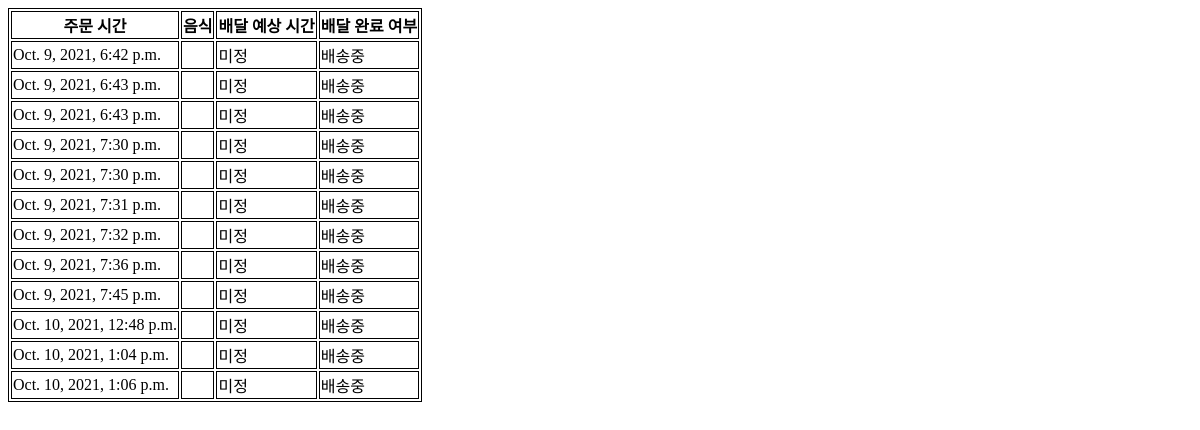
/order/order/, run on an earlier commit of the app's database.
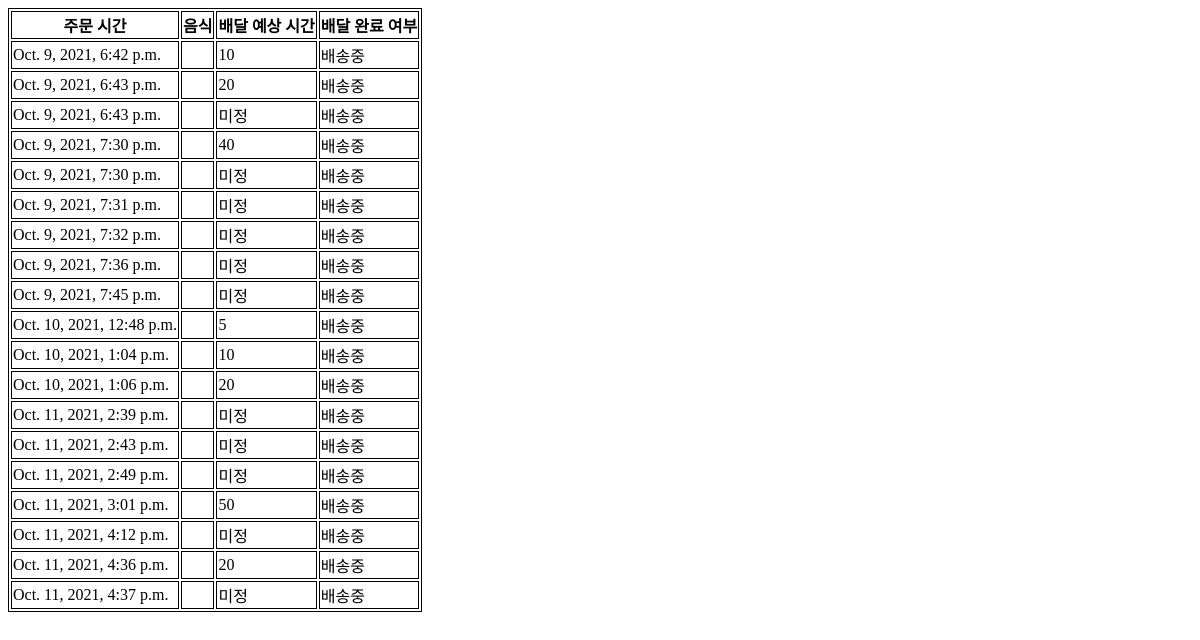
And on a later commit of the database.
### order/models.py (models this page shows)
class Order(models.Model):
    shop = models.ForeignKey(Shop, on_delete=models.CASCADE)
    order_date = models.DateTimeField('date ordered')
    address = models.CharField(max_length=40)
    estimated_time = models.IntegerField(default=-1)
    deliver_finish = models.BooleanField(default=0)

### order/views.py (the view)
# urls.py: path('order/', include('order.urls')),
@csrf_exempt
def order(request):
    if request.method == 'POST':
        address = request.POST['address']
        shop = request.POST['shop']
        food_list = request.POST.getlist('menu')
        order_date = timezone.now()
        shop_item = Shop.objects.get(pk=int(shop))
        shop_item.order_set.create(address = address,order_date=order_date,shop = int(shop))
        order_item = Order.objects.get(pk = shop_item.order_set.latest('id').id)
        for food in food_list:
            order_item.order_food_set.create(food_name = food)
        return render(request, 'order/success.html')
    elif request.method == 'GET':
        order_list = Order.objects.all()
        return render(request, 'order/order_list.html', {'order_list':order_list})

### order/templates/order/order_list.html (shortened to what this page needs)
<table style="border: 1px solid black;">
    <tr style="border: 1px solid black;">
        <th style="border: 1px solid black;">주문 시간</th>
        <th style="border: 1px solid black;">음식</th>
        <th style="border: 1px solid black;">배달 예상 시간</th>
        <th style="border: 1px solid black;">배달 완료 여부</th>
    </tr>
    {% for order in order_list %}
    <tr style="border: 1px solid black;">
        <td style="border: 1px solid black;">
            {{ order.order_date }}
        </td>
        <td style="border: 1px solid black;">
        </td>
        <td style="border: 1px solid black;">
            {% if order.estimated_time == -1 %}
                미정
            {% else %}
                {{ order.estimated_time }}
            {% endif %}
        </td>
        <td style="border: 1px solid black;">
            {% if order.deliver_finish == 0 %}
                배송중
            {% else %}
                완료
            {% endif %}
        </td>
    </tr>
    {%  endfor %}
</table>

What changed in the data, as far as the page shows it:
changed Order "Oct. 9, 2021, 6:42 p.m.": estimated_time (not shown) → "10"; no longer shows "미정"
changed Order (number 2 of 19 on the later page): estimated_time (not shown) → "20"; no longer shows "미정"
changed Order (number 4 of 19 on the later page): estimated_time (not shown) → "40"; no longer shows "미정"
changed Order "Oct. 10, 2021, 12:48 p.m.": estimated_time (not shown) → "5"; no longer shows "미정"
changed Order "Oct. 10, 2021, 1:04 p.m.": estimated_time (not shown) → "10"; no longer shows "미정"
changed Order "Oct. 10, 2021, 1:06 p.m.": estimated_time (not shown) → "20"; no longer shows "미정"
added Order: order_date "Oct. 11, 2021, 2:39 p.m.", estimated_time "미정", deliver_finish "배송중"
added Order: order_date "Oct. 11, 2021, 2:43 p.m.", estimated_time "미정", deliver_finish "배송중"
added Order: order_date "Oct. 11, 2021, 2:49 p.m.", estimated_time "미정", deliver_finish "배송중"
added Order: order_date "Oct. 11, 2021, 3:01 p.m.", estimated_time "50", deliver_finish "배송중"
added Order: order_date "Oct. 11, 2021, 4:12 p.m.", estimated_time "미정", deliver_finish "배송중"
added Order: order_date "Oct. 11, 2021, 4:36 p.m.", estimated_time "20", deliver_finish "배송중"
added Order: order_date "Oct. 11, 2021, 4:37 p.m.", estimated_time "미정", deliver_finish "배송중"
